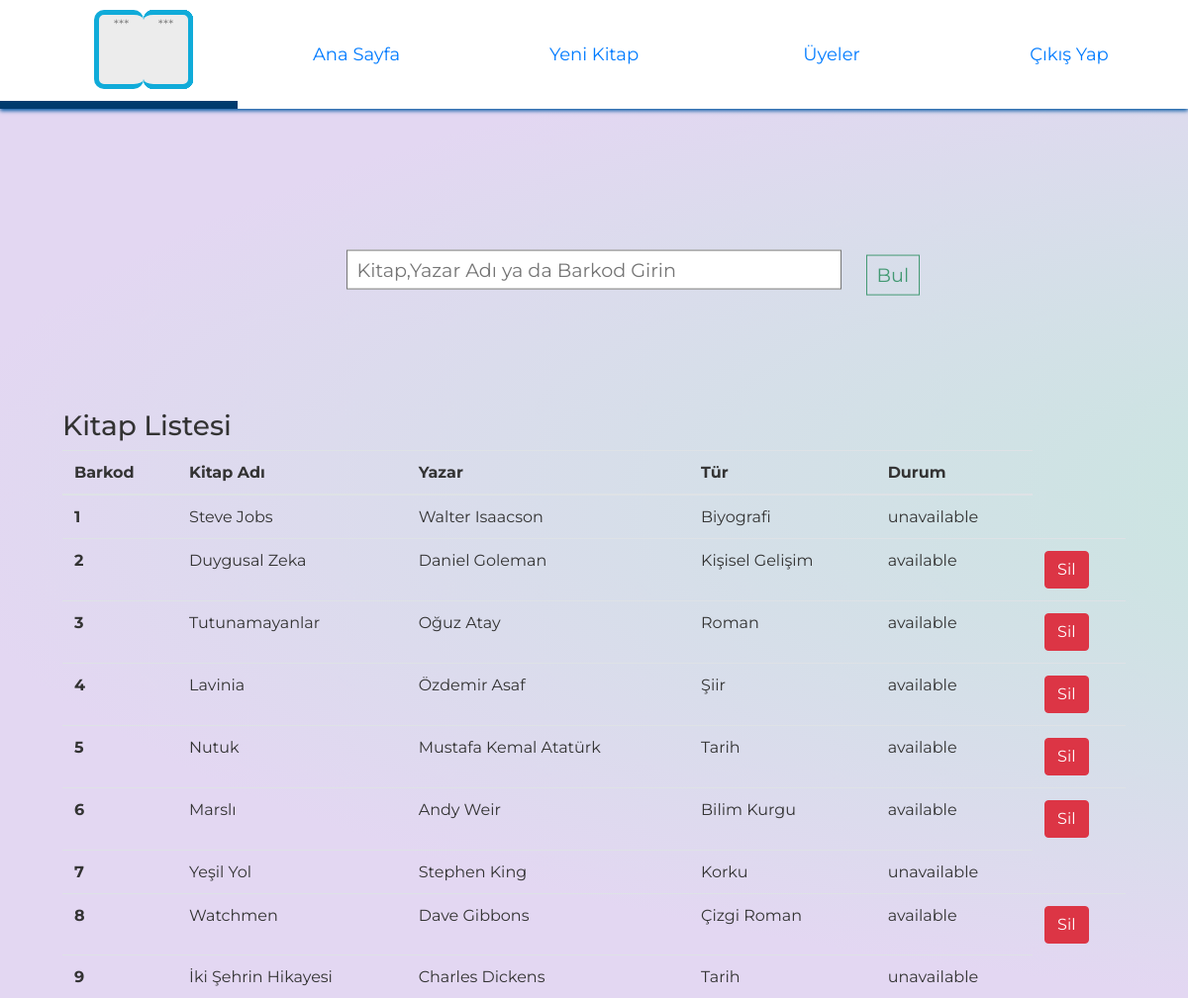
The page /admin on the database its author committed.
### Models/book.py (models this page shows, shortened)
class Book(db.Model):
    __tablename__ = 'book'
    id = db.Column(db.Integer, primary_key=True)
    title = db.Column(db.String(200))
    author = db.Column(db.String(200))
    type = db.Column(db.String(200),db.ForeignKey('type.id'))
    barcode = db.Column(db.Integer)
    status = db.Column(db.Boolean, default=True)

### Routes/routes.py (the view)
@routes.route("/admin",methods=['POST','GET'])
def admin():
        books = Book.query.all()
        return render_template("admin.html",books=books)

### templates/admin.html (shortened to what this page needs)
<html>
<head>
    <link rel="stylesheet" href="https://maxcdn.bootstrapcdn.com/bootstrap/4.0.0/css/bootstrap.min.css">
    <link rel="stylesheet" type="text/css" href="../static/css/home.css" />
    <link rel="stylesheet" type="text/css" href="../static/css/search.css" />
    <link rel="stylesheet" href="http://code.jquery.com/ui/1.12.1/themes/base/jquery-ui.css">
</head>
<body>
    <div>
        <section class='header'>
            <header>
                <ul class='menu'>
                    <li>
                        <div class="logo">
                            <div class="paper"></div>
                            <div class="paper"></div>
                        </div>
                    </li>
                    <li>
                        <a href='/admin'>Ana Sayfa</a>
                    </li>
                    <li>
                        <a href='/admin_book'>Yeni Kitap</a>
                    </li>
                    <li>
                        <a href='/admin_users'>Üyeler</a>
                    </li>
                    <li class="logout">
                        <a href='/logout'>Çıkış Yap</a>
                    </li>
                </ul>
            </header>
        </section>
        <div style="margin-top: 200px;" class="container">
             <form action="/admin_book_search" method="POST" id="searchform">
                <input type="text" name="admin_book_search" id="search-bar" placeholder="Kitap,Yazar Adı ya da Barkod Girin" />
                <button type="submit" name="admin_book_search" id="submit">Bul</button>
            </form>
            <table class="table table-hover">
                <br><br><br>
                <h3>Kitap Listesi</h3>
                <thead>
                    <tr>
                        <th scope="col">Barkod</th>
                        <th scope="col">Kitap Adı</th>
                        <th scope="col">Yazar</th>
                        <th scope="col">Tür</th>
                        <th scope="col">Durum</th>
                    </tr>
                </thead>
                <tbody>
                {% if results: %}
                    {%for result in results %}
                    <tr>
                        <th scope="row">{{result.barcode}}</th>
                        <td>{{result.title}}</td>
                        <td>{{result.author}}</td>
                        <td>{{result.type}}</td>
                        {% if result.status==True %}
                        <td>available</td>
                        <td><a href="/book_delete/{{result.id}}" class="btn btn-danger">Sil</a> {% else %}
                            <td>unavailable</td>
                        {% endif %}
                    </tr>
                    {% endfor %}
                    {% else %}
                    {%for book in books %}
                    <tr>
                        <th scope="row">{{book.barcode}}</th>
                        <td>{{book.title}}</td>
                        <td>{{book.author}}</td>
                        <td>{{book.type}}</td>
                        {% if book.status==True %}
                        <td>available</td>
                        <td><a href="/book_delete/{{book.id}}" class="btn btn-danger">Sil</a> {% else %}
                            <td>unavailable</td>
                            {% endif %}
                    </tr>
                    {% endfor %}
                {% endif %}
                </tbody>
            </table>
        </div>
    </div>
</body>
</html>

### static/css/home.css (style rules this page uses)
body { font-family: "Montserrat", Helvetica, sans-serif; background: radial-gradient( ellipse at center, rgba(194, 234, 219, 1) 0%, rgba(227, 215, 242, 1) 74%, rgba(227, 215, 242, 1) 74%); background-size: 300%; padding: 3em; color: #333; }
a { font-weight: 400; font-size: 18px; -webkit-transition: all 0.25s; transition: all 0.25s; }
ul { padding: 0; margin: 0; }
.header { position: fixed; top: 0; left: 0; right: 0; height: 110px; background: #fff; box-shadow: 0 2px 4px #0056a1; z-index: 2; }
.menu li { width: 20%; height: 110px; box-sizing: border-box; display: block; float: left; list-style: none; position: relative; display: table; border-bottom: 0px solid #007fed; -webkit-transition: all 0.25s; transition: all 0.25s; }
.menu li a { display: block; text-align: center; display: table-cell; vertical-align: middle; text-decoration: none; }
li .logo { position: relative; width: 40px; height: 70px; margin: 15px auto; perspective: 190px; transform-style: preserve-3d; -webkit-backface-visibility: visible; margin-left: 150px; }
.logo .paper { position: absolute; margin: auto; left: -9999px; right: -9999px; top: -9999px; bottom: -9999px; width: 50px; height: 80px; background: #ececec; border: 5px solid #10abd9; border-radius: 10px; border-left: 0; transform-origin: 0% 50%; text-align: center; color: gray; }
.logo .paper::after { content: "***"; font-size: 80%; }
.logo .paper:nth-child(2) { transform: rotateY(180deg); }
.logo .paper:nth-child(12) { animation: flip 2.5s infinite ease-in-out; animation-delay: 2.8861s; }

### static/css/search.css (style rules this page uses)
html, body { width: 100%; height: 100%; }
body { background: radial-gradient( ellipse at center, rgba(194, 234, 219, 1) 0%, rgba(227, 215, 242, 1) 74%, rgba(227, 215, 242, 1) 74%); background-size: 300%; font-family: "Montserrat", Helvetica, sans-serif; padding: 3em; color: #333; }
#searchform { display: block; margin: 0 auto; width: 100%; max-width: 500px; transform: translateY(10%); position: relative; }
#search-bar { display: block; margin: 0.25em 0 0; width: 100%; padding: 0.25em 0.5em; font-size: 1.2em; }
.output, #search-bar { background: #fff; border: 1px solid #767676; }
#submit { display: block; margin: -1.83em 525 2.5em; padding: 0.25em 0.5em; font-size: 1.2em; color: #439973; border: 1px solid #439973; background: 0; transition: color 0.2s, background 0.2s; }

### rows shown on the page
Book: barcode "1", title "Steve Jobs", author "Walter Isaacson", type "Biyografi", status "unavailable"
Book: barcode "2", title "Duygusal Zeka", author "Daniel Goleman", type "Kişisel Gelişim"
Book: barcode "3", title "Tutunamayanlar", author "Oğuz Atay", type "Roman"
Book: barcode "4", title "Lavinia", author "Özdemir Asaf", type "Şiir"
Book: barcode "5", title "Nutuk", author "Mustafa Kemal Atatürk", type "Tarih"
Book: barcode "6", title "Marslı", author "Andy Weir", type "Bilim Kurgu"
Book: barcode "7", title "Yeşil Yol", author "Stephen King", type "Korku", status "unavailable"
Book: barcode "8", title "Watchmen", author "Dave Gibbons", type "Çizgi Roman"
Book: barcode "9", title "İki Şehrin Hikayesi", author "Charles Dickens", type "Tarih", status "unavailable"
